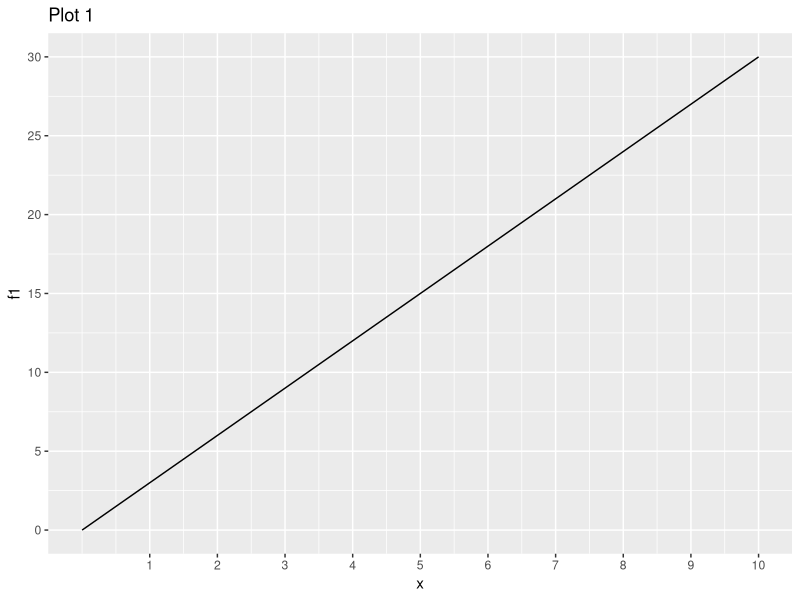
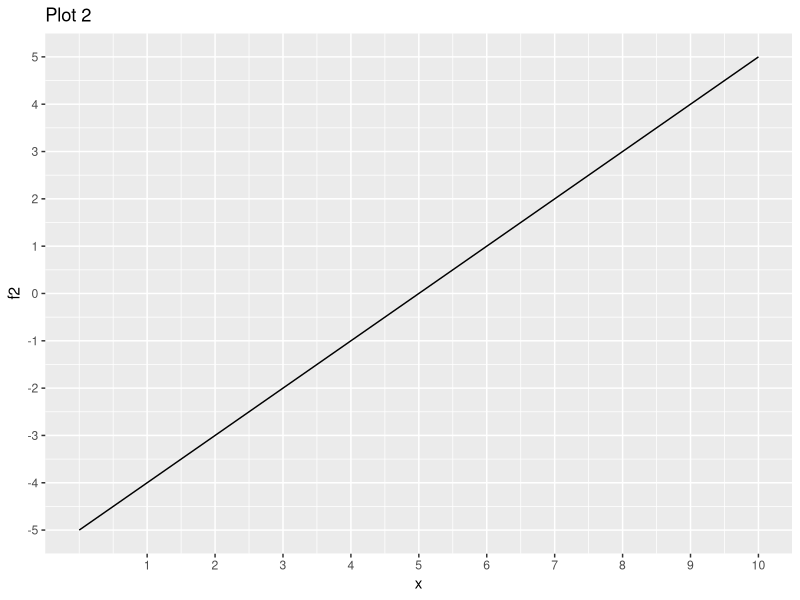
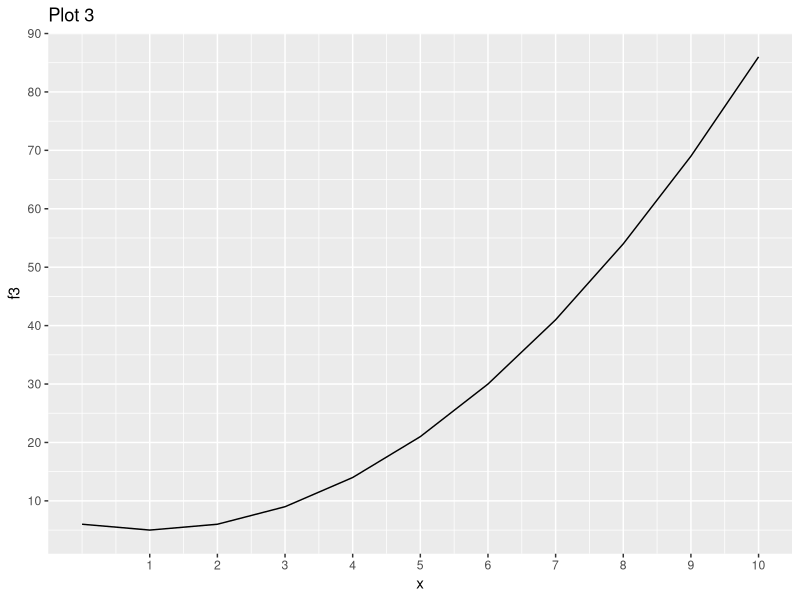
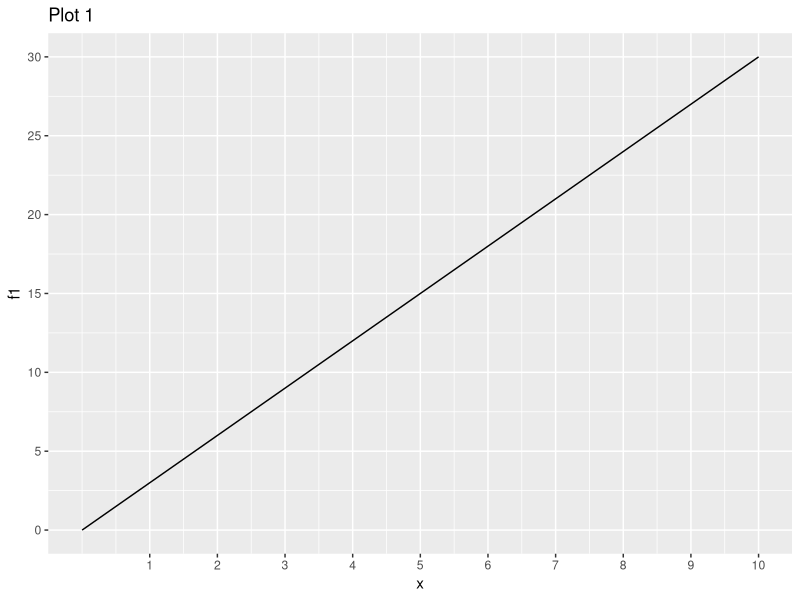
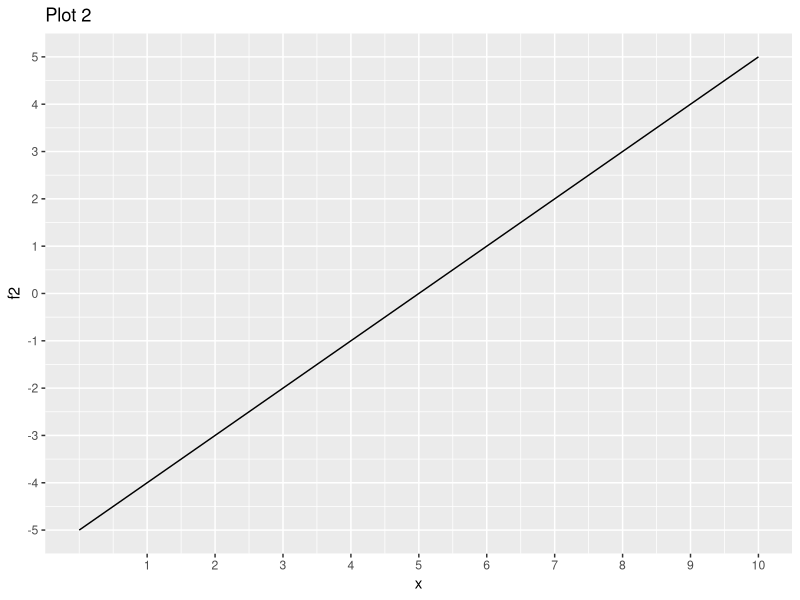
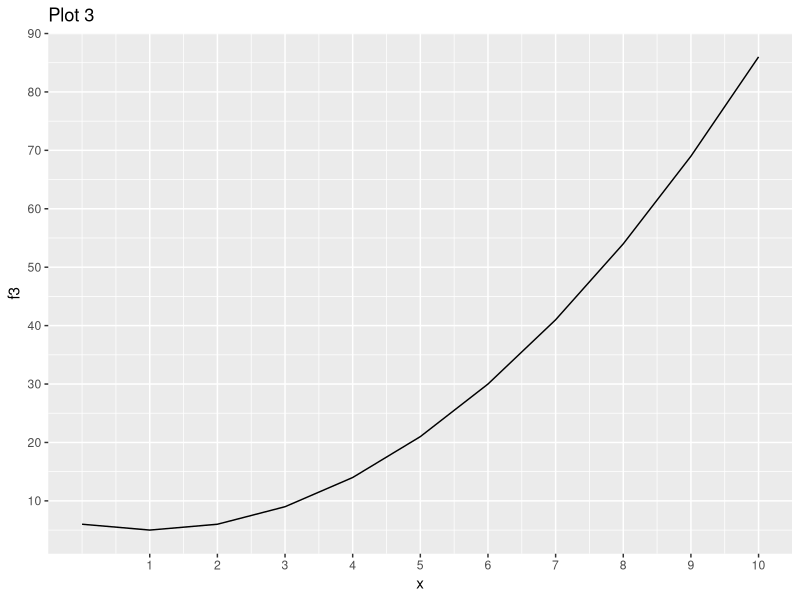

These charts were generated, in order, by the following R code:
## ---- chunk 1
library(tidyverse)
df <- tibble(
  x = 0:10
  ) %>%
  mutate(
    f1 = x + 2*x,
    f2 = x -5,
    f3 = 5 + (x-1)^2
  )
 
ggplot(df, aes(x=x, y = f1)) +
  geom_line() +
  scale_x_continuous(breaks=1:10) +
  scale_y_continuous(breaks=seq(0,30,5)) +
  ggtitle("Plot 1") -> p1

ggsave(filename = "../docs/quiz_images/functions_quiz1.png",plot = p1)

p1
## ---- chunk 2

ggplot(df, aes(x=x, y = f2)) +
  geom_line() +
  scale_x_continuous(breaks=1:10) +
  scale_y_continuous(breaks=seq(-5,5,1)) +
  ggtitle("Plot 2") -> p2

ggsave(filename = "../docs/quiz_images/functions_quiz2.png",plot = p2)
p2
## ---- chunk 3

ggplot(df, aes(x=x, y = f3)) +
  geom_line() +
  scale_x_continuous(breaks=1:10) +
  scale_y_continuous(breaks=seq(0,100,10)) +
  ggtitle("Plot 3") -> p3

ggsave(filename = "../docs/quiz_images/functions_quiz3.png",plot = p3)
p3
